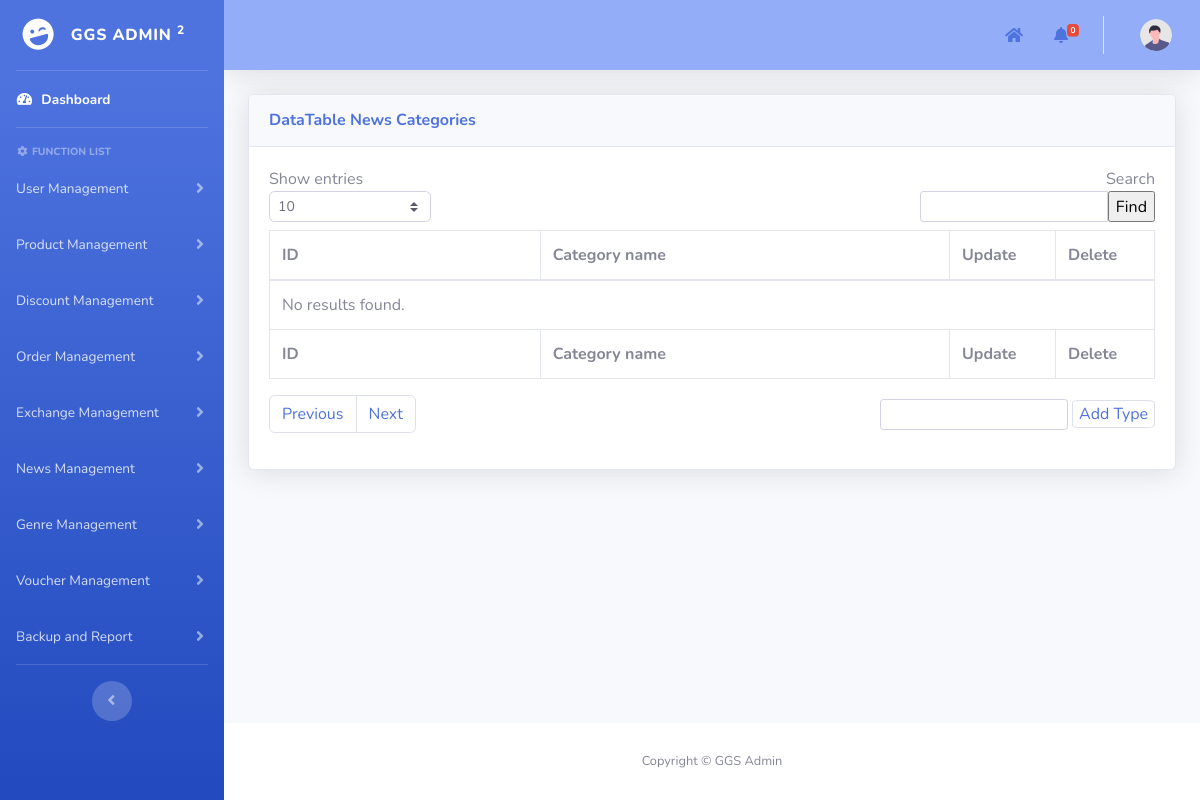
/admin/pages/newsManagement/news_categories.php, run on an earlier commit of the app's database.
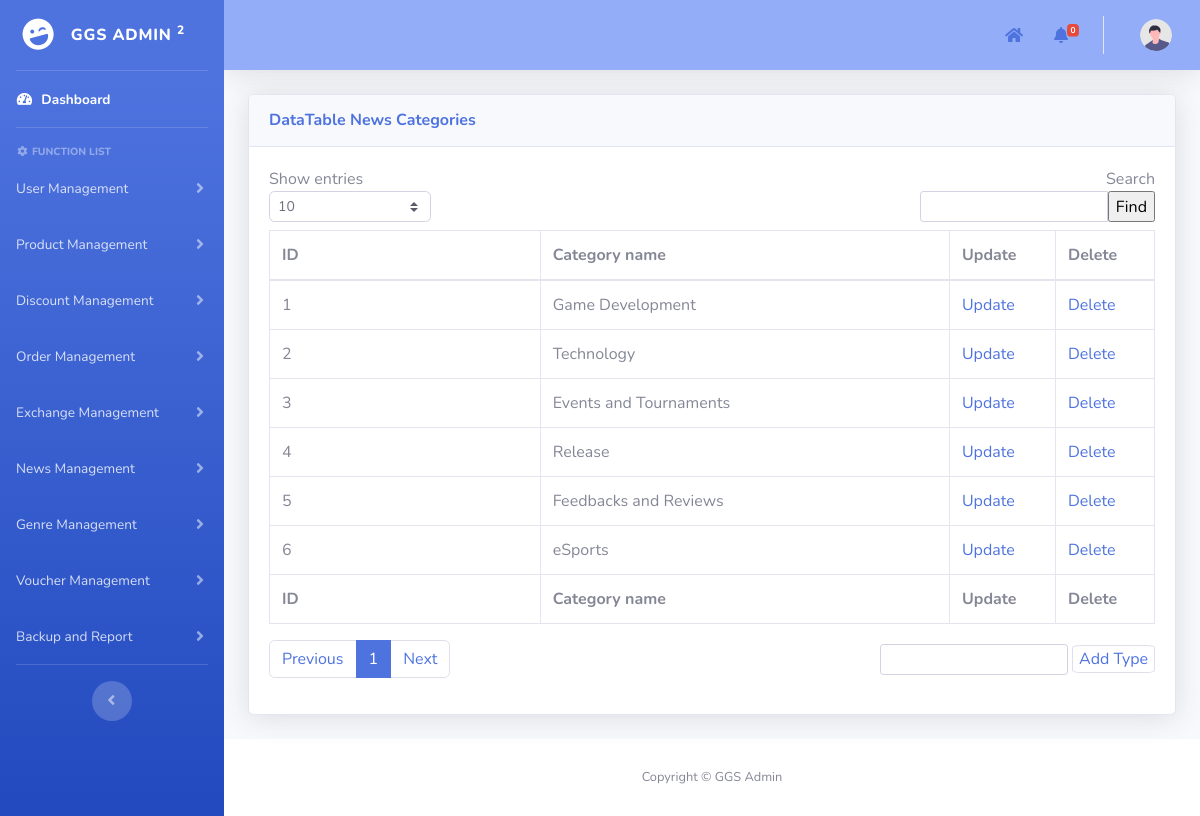
And on a later commit of the database.
### tables this page shows
CREATE TABLE `news_type` (
  `id` int(11) NOT NULL AUTO_INCREMENT,
  `news_type_name` varchar(255) NOT NULL,
  PRIMARY KEY (`id`)
);

### admin/pages/add_template.php (called while the page is built, shortened)
<?php
include("../template/template.php");
?>

### admin/pages/newsManagement/news_categories.php (the view, shortened to what the rows shown need)
<?php
include("../add_template.php");
function main()
{
    include("../../../mod/database_connection.php");
    $search = isset($_POST["txtSearch"]) ? $_POST["txtSearch"] : "";
    $show_entries = isset($_POST["show_entries"]) ? $_POST["show_entries"] : 10;
    if (isset($_GET['page'])) {
        $page = $_GET['page'];
    } else {
        $page = 1;
    }
    if ($page == 1) {
        $begin = 0;
    } else {
        $begin = ($page * $show_entries) - $show_entries;
    }
    $query = "SELECT * FROM news_type WHERE
    news_type_name LIKE ? ";
    $params = array("%" . $search . "%");
    $query .= "LIMIT ?, ?";
    $params[] = $begin;
    $params[] = $show_entries;
    $stmt = $conn->prepare($query);
    $stmt->bind_param(str_repeat("s", count($params)), ...$params);
    if (!$stmt->execute()) {
        die("Execute failed: " . $stmt->error);
    }
    $result = $stmt->get_result();
    ?>
    <div class="container-fluid">
        <form method="post" name="frmDataDiscount">
            <div class="card shadow mb-4">
                <div class="card-body">
                    <div class="table-responsive">
                        <div id="dataTable_wrapper" class="dataTables_wrapper dt-bootstrap4">
                            <div id="table_data_return">
                                <div class="row">
                                    <div class="col-sm-12">
                                        <table class="table table-bordered dataTable" id="dataTable" width="100%"
                                            cellspacing="0" role="grid" aria-describedby="dataTable_info"
                                            style="width: 100%;">
                                            <thead>
                                                <tr role="row">
                                                    <th class="sorting sorting_asc" tabindex="0" aria-controls="dataTable"
                                                        rowspan="1" colspan="1" aria-sort="ascending"
                                                        aria-label="ID: activate to sort column descending"
                                                        style="width: 203px;">
                                                        ID
                                                    </th>
                                                    <th class="sorting" tabindex="0" aria-controls="dataTable" rowspan="1"
                                                        colspan="1"
                                                        aria-label="Category name: activate to sort column ascending"
                                                        style="width: 307px;">
                                                        Category name
                                                    </th>
                                                    <th class="sorting" tabindex="0" aria-controls="dataTable" rowspan="1"
                                                        colspan="1" aria-label="Age: activate to sort column ascending"
                                                        style="width: 70px;">Update
                                                    </th>
                                                    <th class="sorting" tabindex="0" aria-controls="dataTable" rowspan="1"
                                                        colspan="1" aria-label="Age: activate to sort column ascending"
                                                        style="width: 70px;">Delete
                                                    </th>
                                                </tr>
                                            </thead>
                                            <tfoot>
                                                <tr>
                                                    <th rowspan="1" colspan="1">ID</th>
                                                    <th rowspan="1" colspan="1">Category name</th>
                                                    <th rowspan="1" colspan="1">Update</th>
                                                    <th rowspan="1" colspan="1">Delete</th>
                                                </tr>
                                            </tfoot>
                                            <tbody>
                                                <?php
                                                if ($result->num_rows > 0) {
                                                    while ($row = $result->fetch_assoc()) { ?>
                                                        <tr>
                                                            <td>
                                                                <?php echo $row['id']; ?>
                                                            </td>
                                                            <td id="genreName<?php echo $row['id']; ?>">
                                                                <?php echo $row['news_type_name']; ?>
                                                            </td>
                                                            <td><a href="javascript:update(<?php echo $row['id']; ?>)">Update</a>
                                                            </td>
                                                            <td><a
                                                                    href="javascript:deleteItem(<?php echo $row['id']; ?>)">Delete</a>
                                                            </td>
                                                        </tr>
                                                        <?php
                                                    }
                                                } else {
                                                    echo '<td style="border: none;">No results found.</td>';
                                                }
                                                ?>
                                            </tbody>
                                        </table>
                                    </div>
                                </div>
                            </div>
                        </div>
                    </div>
                </div>
            </div>
        </form>
    </div>
<?php }
?>

What changed in the data, as far as the page shows it:
added news_type: id "1", news_type_name "Game Development"
added news_type: id "2", news_type_name "Technology"
added news_type: id "3", news_type_name "Events and Tournaments"
added news_type: id "4", news_type_name "Release"
added news_type: id "5", news_type_name "Feedbacks and Reviews"
added news_type: id "6", news_type_name "eSports"
Also different on the page:
new list line: "1"
text no longer shown: "No results found."
